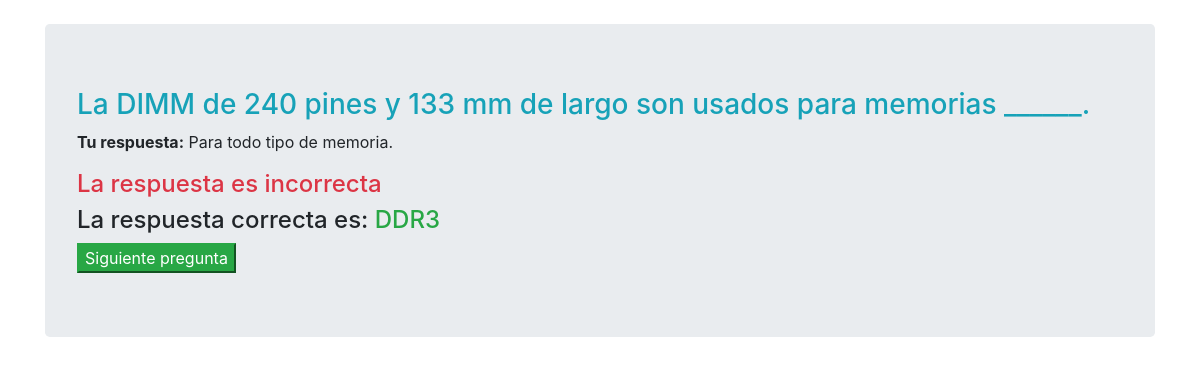
Page /resultado/468 on the committed database.
### Quiz/models.py (models this page shows, shortened)
class PreguntasRespondidas(models.Model):
	quizUser = models.ForeignKey(QuizUsuario, on_delete=models.CASCADE, related_name='intentos')
	nombreUser = models.ForeignKey(QuizUsuario, on_delete=models.CASCADE, related_name='intentos_username', null=True)
	pregunta = models.ForeignKey(Pregunta, on_delete=models.CASCADE, related_name='texto_pregunta')
	respuesta = models.ForeignKey(ElegirRespuesta, on_delete=models.CASCADE, null=True)
	dificultad = models.IntegerField(verbose_name='Dificultad de la pregunta', null=True)
	uso_ayuda = models.BooleanField(verbose_name='¿Utilizo ayuda?', default=False)
	tiempo_pregunta = models.IntegerField(verbose_name='Tiempo que de la pregunta', null=True)
	correcta  = models.BooleanField(verbose_name='¿Es esta la respuesta correcta?', default=False)
	puntaje_obtenido = models.DecimalField(verbose_name='Puntaje Obtenido', default=0, decimal_places=2, max_digits=6)

class Pregunta(models.Model):
	NUMER_DE_RESPUESTAS_PERMITIDAS = 1
	texto = models.TextField(verbose_name='Texto de la pregunta')
	dificultad = models.IntegerField(verbose_name='Dificultad pregunta', null=True)
	max_puntaje = models.DecimalField(verbose_name='Maximo Puntaje', default=3, decimal_places=2, max_digits=6)
	tipo = models.TextField(verbose_name='Tipo de pregunta')
	unidad = models.IntegerField(verbose_name='Unidad a la que pertenece')
	bimestre_activo = models.BooleanField(default=True)

class ElegirRespuesta(models.Model):
	MAXIMO_RESPUESTA = 3
	MINIMO_RESPUESTA = 2
	pregunta = models.ForeignKey(Pregunta, related_name='opciones', on_delete=models.CASCADE)
	correcta = models.BooleanField(verbose_name='¿Es esta la pregunta correcta?', default=False)
	texto = models.TextField(verbose_name='Texto de la respuesta')
	def __str__(self):
		return self.texto

### Quiz/views.py (the view)
# urls.py: path('resultado/<int:pregunta_respondida_pk>', resultado, name='resultado'),
def resultado(request, pregunta_respondida_pk):
	respondida = get_object_or_404(PreguntasRespondidas, pk=pregunta_respondida_pk)
	context = {
		'respondida':respondida
	}
	return render(request, 'play/resultado.html', context)

### template/play/resultado.html
{% extends 'base.html' %}
{% load static %}
{% block contenido %}
<div class="container">
	<div class="jumbotron my-4">
		<h3 class="text-info">{{respondida.pregunta.texto|safe}}</h3>
		<p>
			<strong>Tu respuesta:</strong>
			{{respondida.respuesta.texto|safe}}
		</p>
	{% if respondida.respuesta.correcta %}
		<h4 class="text-success">La respuesta es correcta</h4>
	{% else %}
		<h4 class="text-danger">La respuesta es incorrecta</h4>
		{% for respuesta in respondida.pregunta.opciones.all %}
			{% if respuesta.correcta %}
				<h4>La respuesta correcta es: <span class="text-success">{{respuesta}}</span></h4>
			{% endif %}
		{% endfor %}
	{% endif %}
	<a href="{% url 'jugar' %}">
		<button class="btn-success">
			Siguiente pregunta
		</button>
	</a>
	</div>
</div>
{% endblock %}

### rows in the picture
PreguntasRespondidas: pregunta.texto "La DIMM de 240 pines y 133 mm de largo son usados para memorias ______.", respuesta.texto "Para todo tipo de memoria."
ElegirRespuesta: texto "DDR3"
